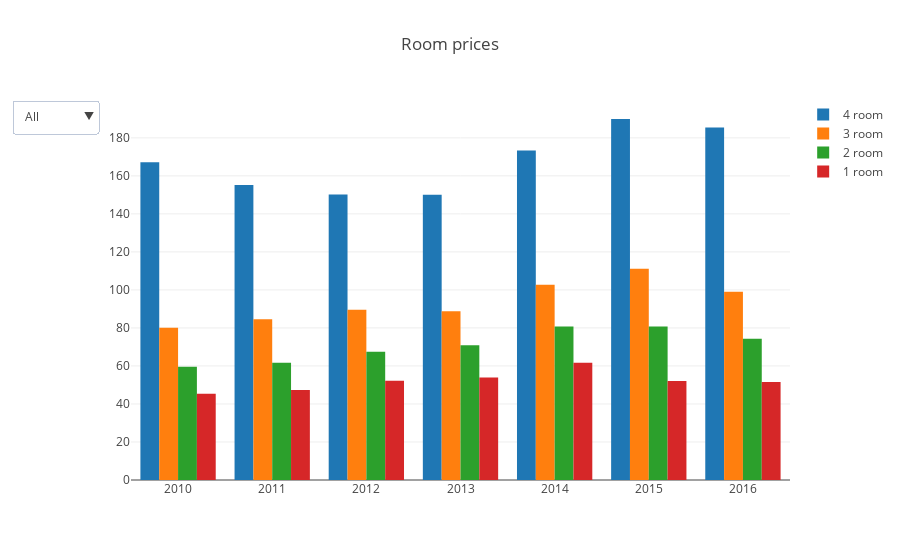

The notebook cell this image was saved under:
### Markdown cell above
Построим графики стоимости 4-3-2-1 комнатных квартир, с использованием DropBox меню.

### Code cell
trace0=go.Bar(x=df4_1.index, y=df4_1['rent_price_4+room_bus'], name='4 room')
trace1=go.Bar(x=df4_1.index, y=df4_1['rent_price_3room_bus'], name='3 room')
trace2=go.Bar(x=df4_1.index, y=df4_1['rent_price_2room_bus'], name='2 room')
trace3=go.Bar(x=df4_1.index, y=df4_1['rent_price_1room_bus'], name='1 room')

layout = go.Layout(
    title='Room prices',
    updatemenus=list([
        dict(
            x=-0.05,
            y=1,
            yanchor='top',
            buttons=list([
                
                dict(
                    args=['visible', [True]],
                    label='All',
                    method='restyle'
                ),
                dict(
                    args=['visible', [True] + [False]*3],
                    label='4 rooms',
                    method='restyle'
                ),
                dict(
                    args=['visible', [False] + [True] + [False]*2],
                    label='3 rooms',
                    method='restyle'
                ),
                dict(
                    args=['visible', [False]*2 + [True] + [False]],
                    label='2 rooms',
                    method='restyle'
                ),
                dict(
                    args=['visible', [False]*3 + [True]],
                    label='1 room',
                    method='restyle'
                )
            ]),
        )
    ]),
)
data=[trace0,trace1,trace2,trace3]
fig=go.Figure(data=data, layout=layout)
iplot(fig, show_link=False)

### Figure 1 — Plotly figure (JSON) as saved in the notebook; plotly's stock layout.template omitted (floating-point values rounded to 4 significant figures)
{"data": [{"name": "4 room", "type": "bar", "x": ["2010", "2011", "2012", "2013", "2014", "2015", "2016"], "y": [167.2, 155.2, 150.1, 150.1, 173.3, 189.9, 185.5]}, {"name": "3 room", "type": "bar", "x": ["2010", "2011", "2012", "2013", "2014", "2015", "2016"], "y": [80.12, 84.62, 89.52, 88.83, 102.8, 111.1, 99.08]}, {"name": "2 room", "type": "bar", "x": ["2010", "2011", "2012", "2013", "2014", "2015", "2016"], "y": [59.59, 61.72, 67.47, 70.95, 80.74, 80.73, 74.29]}, {"name": "1 room", "type": "bar", "x": ["2010", "2011", "2012", "2013", "2014", "2015", "2016"], "y": [45.33, 47.41, 52.26, 53.94, 61.65, 52.08, 51.52]}], "layout": {"title": "Room prices", "updatemenus": [{"buttons": [{"args": ["visible", [true]], "label": "All", "method": "restyle"}, {"args": ["visible", [true, false, false, false]], "label": "4 rooms", "method": "restyle"}, {"args": ["visible", [false, true, false, false]], "label": "3 rooms", "method": "restyle"}, {"args": ["visible", [false, false, true, false]], "label": "2 rooms", "method": "restyle"}, {"args": ["visible", [false, false, false, true]], "label": "1 room", "method": "restyle"}], "x": -0.05, "y": 1, "yanchor": "top"}]}}
